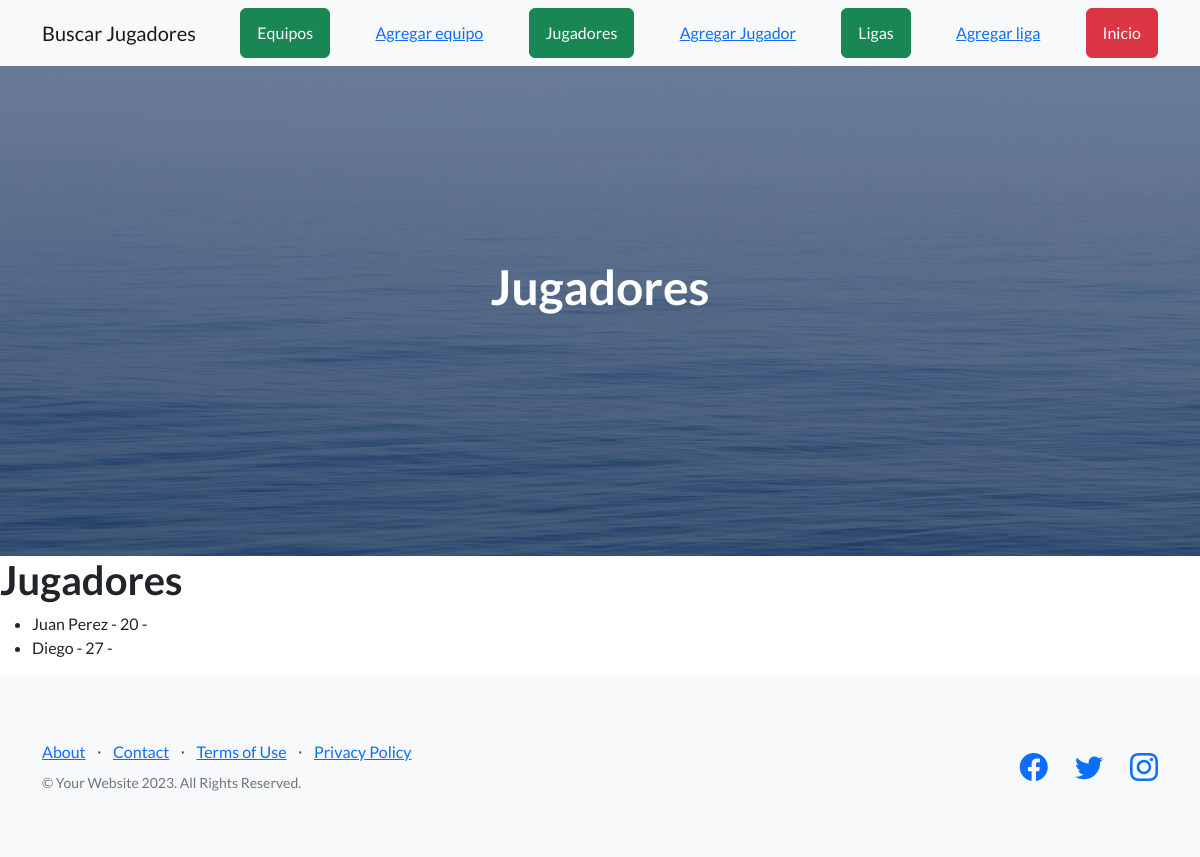
The page /AppProyecto/jugador/ on the database as committed earlier.
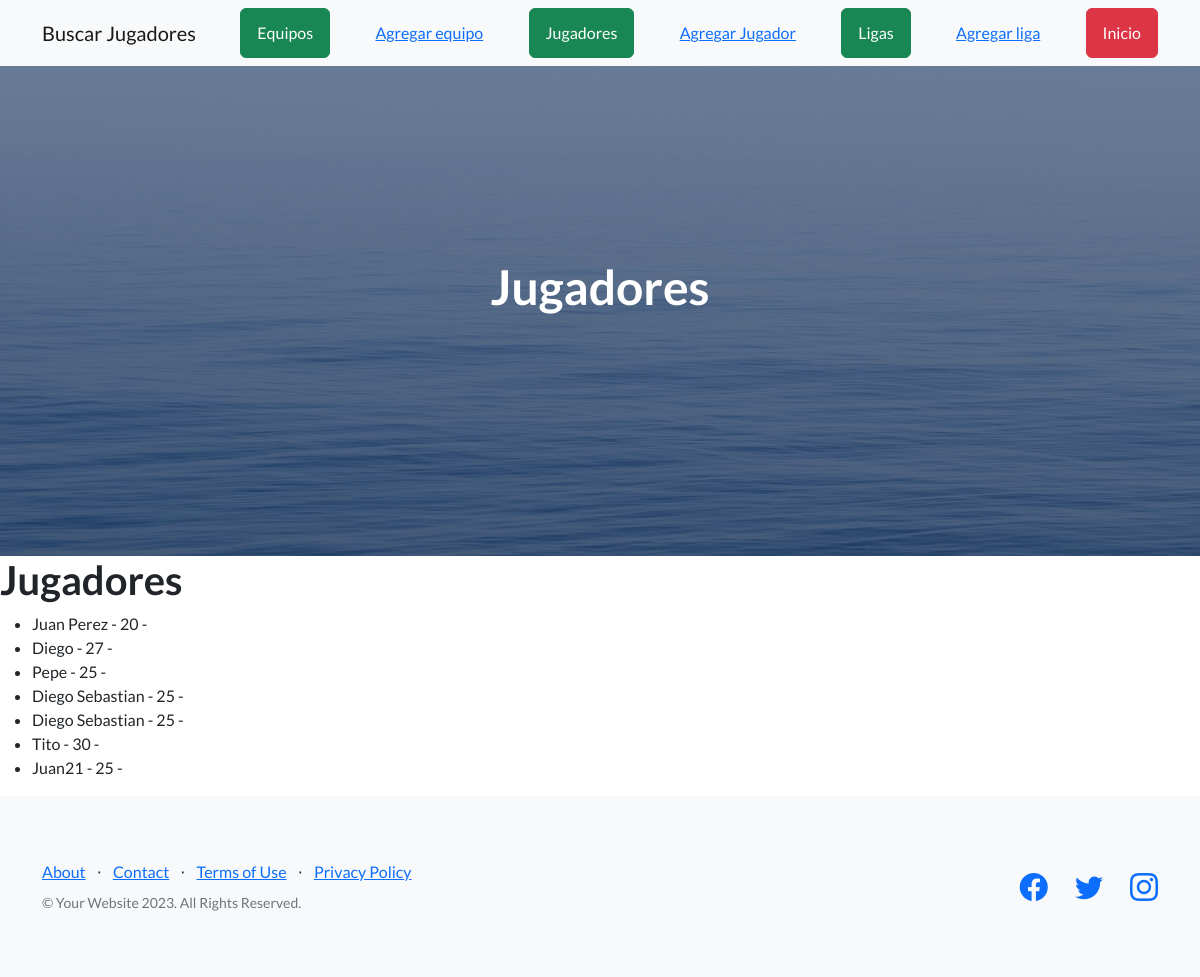
The same page on the database as committed later.
### AppProyecto/models.py (models this page shows, shortened)
class jugador (models.Model):
    nombre = models.CharField(max_length=100)
    edad = models.IntegerField()
    equipo_actual = models.CharField(max_length=100)

### AppProyecto/views.py (the view)
# urls.py: path("jugador/", ver_jugadores, name="jugadores"),
def ver_jugadores(request):
    jugadores = jugador.objects.all()
    return render(request, "AppTemplates/jugador.html", {"jugadores": jugadores})

### AppProyecto/templates/AppTemplates/jugador.html
{% extends "AppTemplates/padre.html" %}
{% load static %}
{% block titulo %}Jugadores{% endblock %}
{% block contenido_que_cambia %}
    <h1>Jugadores</h1>
    <ul>
        {% for un_jugador in jugadores %}
            <li>{{ un_jugador.nombre }} - {{ un_jugador.edad }} - {{ un_jugador.equipo }}</li>
        {% endfor %}
    </ul>
{% endblock %}

Rows that differ between the two databases and show on the page:
added jugador: nombre "Pepe", edad "25"
added jugador: nombre "Diego Sebastian", edad "25"
added jugador: nombre "Diego Sebastian", edad "25"
added jugador: nombre "Tito", edad "30"
added jugador: nombre "Juan21", edad "25"
